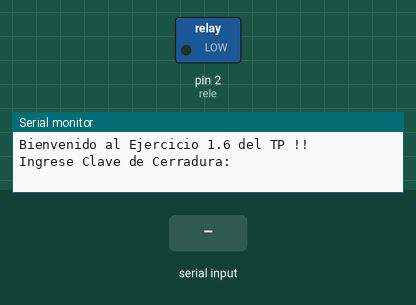
The sketch below on a simulated Arduino Uno, built with avr-gcc and run on an emulated ATmega328P. Shown: switched loads named in the sketch (green lamp = pin HIGH), the last lines printed to the serial monitor. The test bench sets the inputs (shaded band).

Above: at 1.2 s.
1.3 s: "2147483648\n" received over Serial
At 2.5 s:
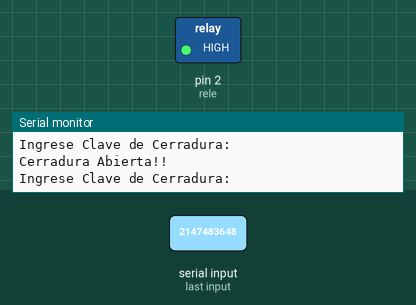
2.8 s: "1\n" received over Serial
Timing chart, 0 to 5.8 s (numbered marks = the images above; inputs shaded):
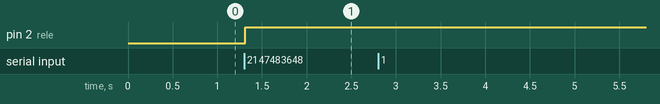

The sketch:

ejercicio_1_6.ino
```cpp
// declaro variables
byte rele=2;
String contrasena;

boolean cerradura(String clave){ //Funcion booleana
  if (clave == "2147483648"){ // Verifico clave ingresada
    digitalWrite(rele,HIGH); // Si es correcta
    return true;
  }else return false;  // No es correcta
}

void setup() {
  Serial.begin(9600); // Establezco velocidad de puerto serial
  Serial.println("Bienvenido al Ejercicio 1.6 del TP !! ");
  pinMode (rele, OUTPUT); // Preparo pin para salida
  digitalWrite(rele,LOW); // Incializo en 0 el valor del pin

}

void loop()
{
  Serial.println("Ingrese Clave de Cerradura:");
  while (!Serial.available() > 0); // Espero disponibilidad puerto serial
  contrasena = Serial.readStringUntil('\n');
  if (not cerradura(contrasena))
     Serial.println("Cerradura Cerrada!!");
  else
    Serial.println("Cerradura Abierta!!");
}
```

Measured:
- after the input at 1.3 s, pin 2 (rele): LOW → HIGH at once
